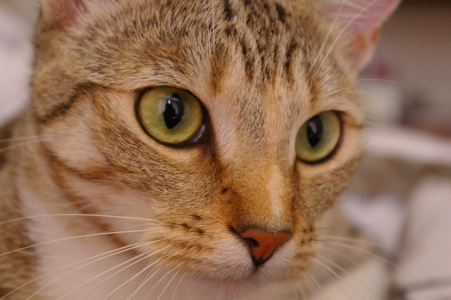
#> input picture ch09/cat_cv.tif, 451 x 300 px, found by its file name
$ python 3scaling.py
#> lines starting #> are read from the running program, lines starting #| are printed output that depends on the picture
from skimage import data
from skimage import img_as_ubyte, img_as_float
import cv2
import numpy as np
import matplotlib.pyplot as plt

# 이미지 불러오기
img = cv2.imread('./IMG/cat_cv.tif')
#> img is the input picture: shape (300, 451, 3); mean B, G, R 86.8, 111.4, 147.7

# 이미지의 높이, 너비, 채널 수 확인
height, width, channels = img.shape
#> height = 300; width = 451; channels = 3
print("original dimension : ({}, {}, {})".format(height, width, channels))
#| original dimension : (300, 451, 3)

# -------------------
x1, y1 = 100, 50
x2, y2 = 200, 150

cat_eye = img[y1:y2, x1:x2]
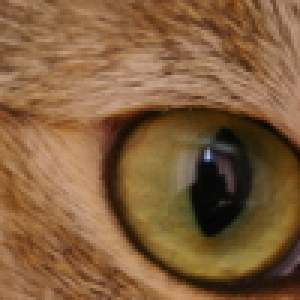
#> cat_eye: shape (100, 100, 3) (shown 3 times larger); mean B, G, R 60.6, 95, 130.2

cv2.imshow('cat_eye', cat_eye)

# -------------------
# 이미지 확대 (CUBIC 보간법 사용)
zoomed_eye = cv2.resize(cat_eye, None, fx=2, fy=2, interpolation=cv2.INTER_CUBIC)

# 확대된 이미지 출력
cv2.imshow('zoomed_eye', zoomed_eye)

# Nearest-Neighbor 보간법을 사용한 확대
zoomed_eye_NN = cv2.resize(cat_eye, (2 * (x2 - x1), 2 * (y2 - y1)), interpolation=cv2.INTER_NEAREST)
cv2.imshow('zoomed_eye_NN', zoomed_eye_NN)

cv2.waitKey(0)
cv2.destroyAllWindows()
